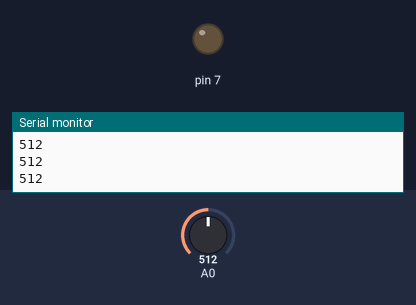
This sketch was run on a simulated Arduino Uno, built with avr-gcc and run on an emulated ATmega328P. On the bench: output pins drawn as LEDs (lit = HIGH), the last lines printed to the serial monitor. The test bench sets the inputs (shaded band); at power-on: A0 = 512.

Above: at 1.2 s.
1.3 s: A0 set to 310
2.8 s: A0 set to 285
At 3.5 s:
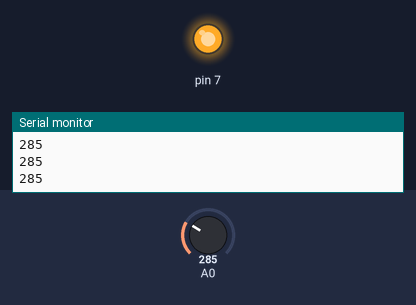
4.3 s: A0 set to 306
At 4.6 s:
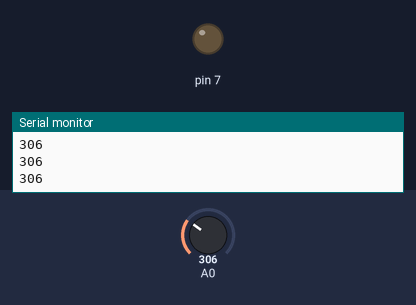
5.8 s: A0 set to 290
At 7.0 s:
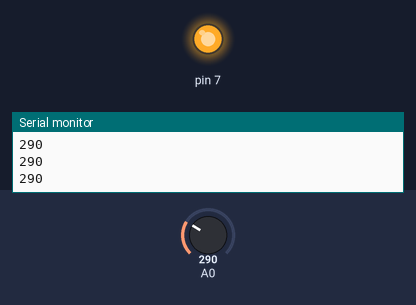
Timing chart, 0 to 8.3 s (numbered marks = the images above; inputs shaded):
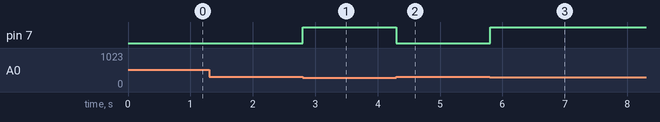

Measured:
- the behaviour switches between 300 and 299 on A0 (found by bisection; images 0 and 1)
- after the input at 2.8 s, pin 7: LOW → HIGH at once
- after the input at 4.3 s, pin 7: HIGH → LOW at once
- after the input at 5.8 s, pin 7: LOW → HIGH at once

The sketch:

12-LDR-BrightnessControl.ino
```cpp
// This program reads brightness from an LDR sensor (A0).
// If the light level is low, the LED turns ON; otherwise, it turns OFF.

void setup() {
  // put your setup code here, to run once:
  Serial.begin(9600);
  pinMode(7,OUTPUT);

}

void loop() {
  // put your main code here, to run repeatedly:
  Serial.println(analogRead(A0));
  if(analogRead(A0)<300){
    digitalWrite(7,HIGH);
  }
  else{
    digitalWrite(7,LOW);
  }

}
```
